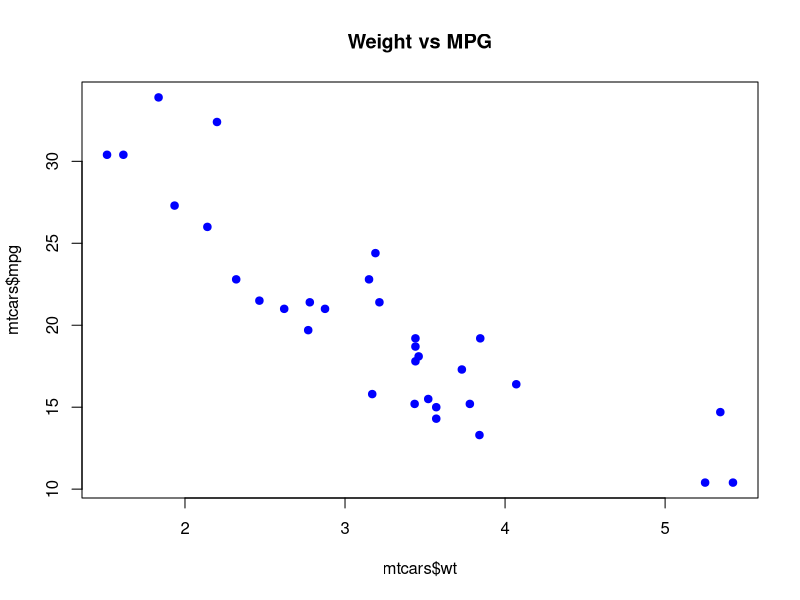

Write the R code that produced this figure.
## ---- chunk 1
#| echo: true
head(mtcars)
mean(mtcars$mpg)
## ---- chunk 2
plot(mtcars$wt, mtcars$mpg,
     main = "Weight vs MPG",
     pch = 19,
     col = "blue")
